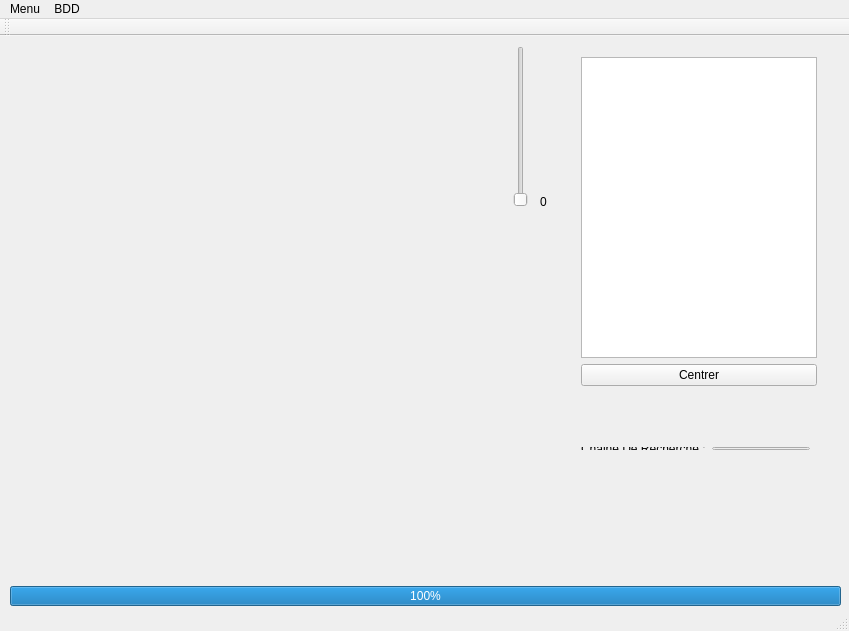
<?xml version="1.0" encoding="UTF-8"?>
<ui version="4.0">
 <class>Carte</class>
 <widget class="QMainWindow" name="Carte">
  <property name="geometry">
   <rect>
    <x>0</x>
    <y>0</y>
    <width>849</width>
    <height>631</height>
   </rect>
  </property>
  <property name="sizePolicy">
   <sizepolicy hsizetype="Fixed" vsizetype="Fixed">
    <horstretch>0</horstretch>
    <verstretch>0</verstretch>
   </sizepolicy>
  </property>
  <property name="windowTitle">
   <string>Carte</string>
  </property>
  <widget class="QWidget" name="centralWidget">
   <widget class="QWidget" name="MapWidget" native="true">
    <property name="geometry">
     <rect>
      <x>10</x>
      <y>10</y>
      <width>500</width>
      <height>520</height>
     </rect>
    </property>
   </widget>
   <widget class="QSlider" name="verticalSlider">
    <property name="geometry">
     <rect>
      <x>510</x>
      <y>10</y>
      <width>21</width>
      <height>161</height>
     </rect>
    </property>
    <property name="maximum">
     <number>17</number>
    </property>
    <property name="orientation">
     <enum>Qt::Vertical</enum>
    </property>
   </widget>
   <widget class="QLabel" name="label">
    <property name="geometry">
     <rect>
      <x>540</x>
      <y>155</y>
      <width>51</width>
      <height>21</height>
     </rect>
    </property>
    <property name="text">
     <string>0</string>
    </property>
   </widget>
   <widget class="QProgressBar" name="progressBar">
    <property name="geometry">
     <rect>
      <x>10</x>
      <y>550</y>
      <width>831</width>
      <height>20</height>
     </rect>
    </property>
    <property name="value">
     <number>100</number>
    </property>
    <property name="alignment">
     <set>Qt::AlignCenter</set>
    </property>
    <property name="invertedAppearance">
     <bool>false</bool>
    </property>
    <property name="textDirection">
     <enum>QProgressBar::TopToBottom</enum>
    </property>
   </widget>
   <widget class="QWidget" name="">
    <property name="geometry">
     <rect>
      <x>570</x>
      <y>370</y>
      <width>251</width>
      <height>22</height>
     </rect>
    </property>
    <layout class="QHBoxLayout" name="horizontalLayout">
     <item>
      <widget class="QLabel" name="label_2">
       <property name="text">
        <string>Nombre de points à afficher :</string>
       </property>
      </widget>
     </item>
     <item>
      <widget class="QSpinBox" name="spinBox">
       <property name="maximum">
        <number>99999</number>
       </property>
       <property name="value">
        <number>10</number>
       </property>
      </widget>
     </item>
    </layout>
   </widget>
   <widget class="QWidget" name="">
    <property name="geometry">
     <rect>
      <x>570</x>
      <y>10</y>
      <width>258</width>
      <height>351</height>
     </rect>
    </property>
    <layout class="QVBoxLayout" name="verticalLayout">
     <item>
      <widget class="QListWidget" name="listWidget"/>
     </item>
     <item>
      <widget class="QPushButton" name="BouttonCentrer">
       <property name="text">
        <string>Centrer</string>
       </property>
      </widget>
     </item>
    </layout>
   </widget>
   <widget class="QWidget" name="">
    <property name="geometry">
     <rect>
      <x>570</x>
      <y>400</y>
      <width>251</width>
      <height>25</height>
     </rect>
    </property>
    <layout class="QHBoxLayout" name="horizontalLayout_2">
     <item>
      <widget class="QLabel" name="label_3">
       <property name="text">
        <string>Chaine De Recherche :</string>
       </property>
      </widget>
     </item>
     <item>
      <widget class="QLineEdit" name="lineEdit"/>
     </item>
    </layout>
   </widget>
  </widget>
  <widget class="QMenuBar" name="menuBar">
   <property name="geometry">
    <rect>
     <x>0</x>
     <y>0</y>
     <width>849</width>
     <height>21</height>
    </rect>
   </property>
   <widget class="QMenu" name="menuMenu">
    <property name="title">
     <string>Menu</string>
    </property>
    <addaction name="actionQuitter"/>
   </widget>
   <widget class="QMenu" name="menuBDD">
    <property name="title">
     <string>BDD</string>
    </property>
    <addaction name="actionChoix_BDD"/>
    <addaction name="actionGestion_BDD"/>
    <addaction name="actionExport_BDD"/>
   </widget>
   <addaction name="menuMenu"/>
   <addaction name="menuBDD"/>
  </widget>
  <widget class="QToolBar" name="mainToolBar">
   <attribute name="toolBarArea">
    <enum>TopToolBarArea</enum>
   </attribute>
   <attribute name="toolBarBreak">
    <bool>false</bool>
   </attribute>
  </widget>
  <widget class="QStatusBar" name="statusBar"/>
  <action name="actionQuitter">
   <property name="text">
    <string>Quitter</string>
   </property>
  </action>
  <action name="actionChoix_BDD">
   <property name="text">
    <string>Choix BDD</string>
   </property>
  </action>
  <action name="actionGestion_BDD">
   <property name="text">
    <string>Gestion BDD</string>
   </property>
  </action>
  <action name="actionExport_BDD">
   <property name="text">
    <string>Export BDD</string>
   </property>
  </action>
 </widget>
 <layoutdefault spacing="6" margin="11"/>
 <resources/>
 <connections/>
</ui>
